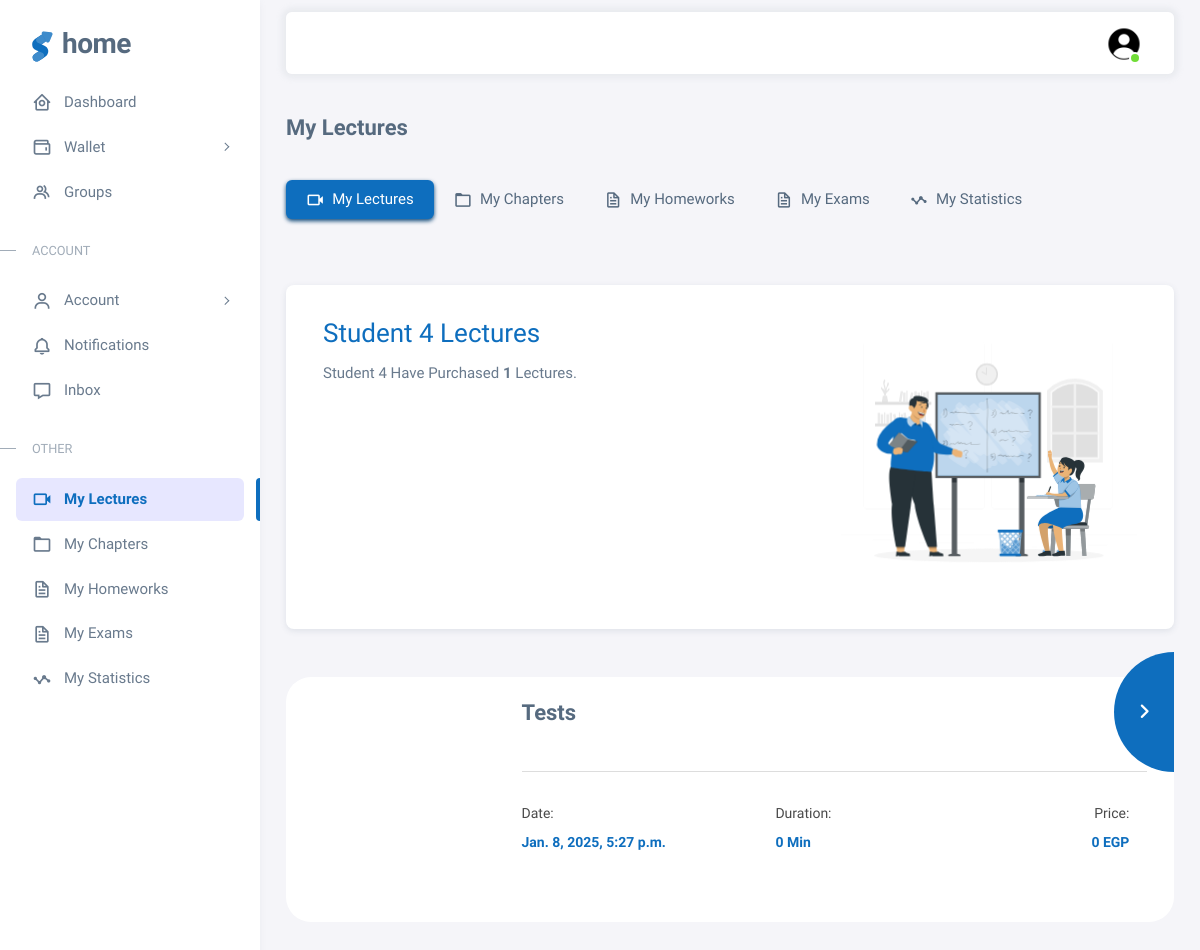
Screenshot of /en/profile/student4/lectures (signed in) with the database file from the repository.
### main/models.py (models this page shows, shortened)
class Profile(models.Model):
    user = models.ForeignKey(User, on_delete=models.CASCADE , blank=True , null=True)
    id_user = models.IntegerField()
    username = models.CharField(max_length=100, blank=True)
    name = models.CharField(max_length=100, blank=True , null=True)
    image = models.ImageField(upload_to='profile_images', default='blank-profile-picture.jpg' , blank=True , null=True)
    phone = models.CharField(max_length=100, blank=True , null=True)
    school = models.TextField(blank=True)
    location = models.CharField(max_length=100, blank=True)
    class years(models.TextChoices):
        first = 'first',
        second = 'second',
        third = 'third',
        none = 'none',
    year = models.CharField(max_length=25, choices=years.choices, default=years.none,  blank=True , null=True)
    money = models.IntegerField(editable=True , default='0')
    no_of_buys = models.IntegerField(default=0)
    true_answers = models.IntegerField(default=0)
    qr_code = models.ImageField(upload_to='qr-codes' , default='blank-lecture.jpeg' , blank=True , null=True)
    public = models.BooleanField(default=True)
    join_date = models.DateTimeField(default=datetime.now)
    premium = models.BooleanField(default=True)
    instructor = models.BooleanField(default=False)
    admin = models.BooleanField(default=False)
    code = models.CharField(blank=True , max_length=100)
    no_of_sells = models.IntegerField(default=0)

class StudentLectureObject(models.Model):
    object_id = models.UUIDField(primary_key=True, default=uuid.uuid4)
    lecture_id = models.CharField(max_length=100 , blank=True)
    user = models.ForeignKey(User, on_delete=models.CASCADE , blank=True , null=True)
    user_name = models.CharField(max_length=100 , blank=True)
    parts_number = models.IntegerField(default=0)
    title = models.CharField(blank=True , max_length=100)
    image = models.ImageField(upload_to='lecture_images' , default='blank-lecture.jpeg')
    price = models.IntegerField(default=0)
    duration = models.IntegerField(default=0)
    purchased = models.BooleanField(default=False)
    object = models.BooleanField(default=True)
    class years(models.TextChoices):
        first = 'first',
        second = 'second',
        third = 'third',
    year = models.CharField(max_length=25, choices=years.choices, default=years.first)
    created_at = models.DateTimeField(default=datetime.now)
    valid = models.BooleanField(default=False)
    finish_at = models.CharField(blank=True , max_length=100)
    class Meta:
        verbose_name = ("Student Lecture Object")
        verbose_name_plural = ("Student Lecture Objects")

### student/views.py (the view)
# urls.py: path('lectures', views.grades, name='grades'),
@login_required(login_url='login')
def lectures(request , pk):
    if User.objects.filter(username=request.user.username).first():
        user_object = User.objects.get(username=request.user.username)
        user_profile = Profile.objects.get(user=user_object)
        notifications_count = Notification.objects.filter(user=request.user).count()
    else:
        user_profile = ''
        notifications_count = ''
    profile_object = User.objects.get(username=pk)
    profile = Profile.objects.get(user=profile_object)
    if StudentLectureObject.objects.filter(user=profile.user).first():
        lectures = StudentLectureObject.objects.filter(user=profile.user , purchased=True).order_by('-created_at')
    else:
        lectures = ''
    return render(request, 'profile/lectures.html' , {'lectures':lectures ,'user_profile': user_profile ,'profile': profile, 'profile_object': profile_object, 'notifications' : notifications_count })

### templates/profile/lectures.html (shortened to what this page needs)
{% extends "profile-layout.html" %}
{% load static %}
{% block content %}
<div class="layout-wrapper layout-content-navbar">
  <div class="layout-container">
    <aside id="layout-menu" class="layout-menu menu-vertical menu bg-menu-theme">
      <div class="app-brand demo">
        <a href="/" class="app-brand-link">
          <span class="app-brand-logo demo">
          </span>
          <span class="app-brand-text demo menu-text fw-bolder ms-2">
            {% if LANGUAGE_CODE == 'ar' %}
            الرئيسية
            {% else %}
            Home
            {% endif %}
          </span>
        </a>
      </div>
      <ul class="menu-inner py-1">
        <li class="menu-item">
          <a href="{% url 'main' profile.user %}" class="menu-link">
            <i class="menu-icon tf-icons bx bx-home-circle"></i>
            <div data-i18n="Analytics">
              {% if LANGUAGE_CODE == 'ar' %}
              لوحة التحكم
              {% else %}
              Dashboard
              {% endif %}
            </div>
          </a>
        </li>
        <li class="menu-item">
          <a href="javascript:void(0);" class="menu-link menu-toggle">
            <i class="menu-icon tf-icons bx bx-wallet"></i>
            <div data-i18n="Layouts">
              {% if LANGUAGE_CODE == 'ar' %}
              المحفظة
              {% else %}
              Wallet
              {% endif %}
            </div>
          </a>
        </li>
        <li class="menu-item">
          <a href="{% url 'groups' profile.user %}" class="menu-link">
            <i class="menu-icon tf-icons bx bx-group"></i>
            <div data-i18n="Analytics">
              {% if LANGUAGE_CODE == 'ar' %}
              المجموعات
              {% else %}
              Groups
              {% endif %}
            </div>
          </a>
        </li>
        <li class="menu-header small text-uppercase">
          <span class="menu-header-text">
            {% if LANGUAGE_CODE == 'ar' %}
            الحساب
            {% else %}
            Account
            {% endif %}
          </span>
        </li>
        <li class="menu-item">
          <a href="javascript:void(0);" class="menu-link menu-toggle">
            <i class="menu-icon tf-icons bx bx-user"></i>
            <div data-i18n="Account Settings">
              {% if LANGUAGE_CODE == 'ar' %}
              الحساب
              {% else %}
              Account
              {% endif %}
            </div>
          </a>
        </li>
        <li class="menu-item ">
          <a href="{% url 'notifications' profile.user %}" class="menu-link">
            <i class="menu-icon tf-icons bx bx-bell"></i>
            <div data-i18n="Analytics">
              {% if LANGUAGE_CODE == 'ar' %}
              الإشعارات
              {% else %}
              Notifications
              {% endif %}
            </div>
          </a>
        </li>
        <li class="menu-item">
          <a href="{% url 'inbox' profile.user %}" class="menu-link">
            <i class="menu-icon tf-icons bx bx-message"></i>
            <div data-i18n="Analytics">
              {% if LANGUAGE_CODE == 'ar' %}
              الرسائل
              {% else %}
              Inbox
              {% endif %}
            </div>
          </a>
        </li>
        <li class="menu-header small text-uppercase">
          <span class="menu-header-text">
            {% if LANGUAGE_CODE == 'ar' %}
            أخرى
            {% else %}
            Other
            {% endif %}
          </span>
        </li>
        <li class="menu-item active">
          <a href="{% url 'lectures' profile.user %}" class="menu-link">
            <i class="menu-icon tf-icons bx bx-video"></i>
            <div data-i18n="Basic">
              {% if LANGUAGE_CODE == 'ar' %}
              محاضراتي
              {% else %}
              My Lectures
              {% endif %}
            </div>
          </a>
        </li>
        <li class="menu-item">
          <a href="{% url 'chapters' profile.user %}" class="menu-link">
            <i class="menu-icon tf-icons bx bx-folder"></i>
            <div data-i18n="Basic">
              {% if LANGUAGE_CODE == 'ar' %}
              شباتري
              {% else %}
              My Chapters
              {% endif %}
            </div>
          </a>
        </li>
        <li class="menu-item">
          <a href="{% url 'homeworks' profile.user %}" class="menu-link">
            <i class="menu-icon tf-icons bx bx-file"></i>
            <div data-i18n="Basic">
              {% if LANGUAGE_CODE == 'ar' %}
              واجباتي
              {% else %}
              My Homeworks
              {% endif %}
            </div>
          </a>
        </li>
        <li class="menu-item">
          <a href="{% url 'exams' profile.user %}" class="menu-link">
            <i class="menu-icon tf-icons bx bx-file"></i>
            <div data-i18n="Basic">
              {% if LANGUAGE_CODE == 'ar' %}
              امتحاناتي
              {% else %}
              My Exams
              {% endif %}
            </div>
          </a>
        </li>
        <li class="menu-item">
          <a href="{% url 'statistics' profile.user %}" class="menu-link">
            <i class="menu-icon tf-icons bx bx-stats"></i>
            <div data-i18n="Basic">
              {% if LANGUAGE_CODE == 'ar' %}
              إحصاءاتي
              {% else %}
              My Statistics
              {% endif %}
            </div>
          </a>
        </li>
      </ul>
    </aside>
    <div class="layout-page">
      <nav
        class="layout-navbar container-xxl navbar navbar-expand-xl navbar-detached align-items-center bg-navbar-theme"
        id="layout-navbar">
        <div class="navbar-nav-right d-flex align-items-center" id="navbar-collapse">
          <ul class="navbar-nav flex-row align-items-center ms-auto">
            <li class="nav-item navbar-dropdown dropdown-user dropdown">
              <a class="nav-link dropdown-toggle hide-arrow" href="javascript:void(0);" data-bs-toggle="dropdown">
                <div class="avatar avatar-online">
                  {% if profile.image %}
                  <img src="{{profile.image.url}}" alt class="w-px-40 h-auto rounded-circle" />
                  {% else %}
                  <img src="{% static 'blank-profile-picture.jpg' %}" alt class="w-px-40 h-auto rounded-circle" />
                  {% endif %}
                </div>
              </a>
            </li>
          </ul>
        </div>
      </nav>
      <div class="content-wrapper">
        <div class="container-xxl flex-grow-1 container-p-y">
          <h4 class="fw-bold py-3 mb-4">
            {% if LANGUAGE_CODE == 'ar' %}
            محاضراتي
            {% else %}
            My Lectures
            {% endif %}
          </h4>
          <div class="row">
            <div class="col-md-12">
              <ul class="nav nav-pills flex-column flex-md-row mb-3">
                <li class="nav-item">
                  <a class="nav-link active" href="javascript:void(0);">
                    <i class="bx bx-video me-1"></i>
                    {% if LANGUAGE_CODE == 'ar' %}
                    محاضراتي
                    {% else %}
                    My Lectures
                    {% endif %}
                  </a>
                </li>
                <li class="nav-item">
                  <a class="nav-link" href="{% url 'chapters' profile.user %}">
                    <i class="bx bx-folder me-1"></i>
                    {% if LANGUAGE_CODE == 'ar' %}
                    شباتري
                    {% else %}
                    My Chapters
                    {% endif %}
                  </a>
                </li>
                <li class="nav-item">
                  <a class="nav-link" href="{% url 'homeworks' profile.user %}">
                    <i class="bx bx-file me-1"></i>
                    {% if LANGUAGE_CODE == 'ar' %}
                    واجباتي
                    {% else %}
                    My Homeworks
                    {% endif %}
                  </a>
                </li>
                <li class="nav-item">
                  <a class="nav-link" href="{% url 'exams' profile.user %}">
                    <i class="bx bx-file me-1"></i>
                    {% if LANGUAGE_CODE == 'ar' %}
                    امتحاناتي
                    {% else %}
                    My Exams
                    {% endif %}
                  </a>
                </li>
                <li class="nav-item">
                  <a class="nav-link" href="{% url 'statistics' profile.user %}">
                    <i class="bx bx-stats me-1"></i>
                    {% if LANGUAGE_CODE == 'ar' %}
                    إحصائياتي
                    {% else %}
                    My Statistics
                    {% endif %}
                  </a>
                </li>
              </ul>
            </div>
          </div>
        </div>
        <div class="container events mt-4">
          <div class="row">
            <div class="col-12 mb-5 ">
              <div class="card" style="padding: 0;">
                <div class="container-xxl flex-grow-1 " style="padding: 0; margin: 0;">
                  <div class="row" style="padding: 0; margin: 0;">
                    <div class="col-12 col-md-7" style="padding-top: 10px;">
                      {% if user_profile.instructor %}
                      <div class="card-body">
                        <h3 class="card-title text-primary">
                          {% if LANGUAGE_CODE == 'ar' %}
                            {% if profile.name %}{{profile.name}}{% else%}{{profile.user.username}}{% endif%} محاضرات
                          {% else %}
                            {% if profile.name %}{{profile.name}}{% else%}{{profile.user.username}}{% endif%} Lectures
                          {% endif %}
                        </h3>
                        <p>
                          {% if LANGUAGE_CODE == 'ar' %}
                            {% if profile.name %}{{profile.name}}{% else%}{{profile.user.username}}{% endif%} اشترى <span class="fw-bold">{{lectures|length}}</span> محاضرات.
                          {% else %}
                            {% if profile.name %}{{profile.name}}{% else%}{{profile.user.username}}{% endif%} Have Purchased <span class="fw-bold">{{lectures|length}}</span> Lectures.
                          {% endif %}
                        </p>
                      </div>
                      {% endif %}
                    </div>
                    <div class="col-12 col-md-5">
                      <div class="card-body" style="display: flex; justify-content: center;">
                      </div>
                    </div>
                  </div>
                </div>
              </div>
            </div>
            {% if lectures %}
            {% for x in lectures %}
            <div class="col-lg-12 col-md-6">
              <div class="lecture-item">
                <div class="row">
                  <div class="col-lg-3">
                    <div class="lecture-image">
                    </div>
                  </div>
                  <div class="col-lg-9" style="padding: 0;margin: 0;">
                    <ul style="padding: 0;">
                      <li class="mt-4">
                        <h4>{{x.title}}</h4>
                      </li>
                      <li>
                        <span>{% if LANGUAGE_CODE == 'ar' %}تاريخ{% else %}Date:{% endif %}</span>
                        <h6>{{x.created_at}}</h6>
                      </li>
                      <li>
                        <span>{% if LANGUAGE_CODE == 'ar' %}مدة{% else %}Duration:{% endif %}</span>
                        <h6>{{x.duration}} {% if LANGUAGE_CODE == 'ar' %}دقائق{% else %}Min{% endif %}</h6>
                      </li>
                      <li>
                        <span>{% if LANGUAGE_CODE == 'ar' %}سعر{% else %}Price:{% endif %}</span>
                        <h6>{{x.price}} {% if LANGUAGE_CODE == 'ar' %}جنيه{% else %}EGP{% endif %}</h6>
                      </li>
                    </ul>
                    {% if x.object == True %}
                    <a href="{% url 'lecture' x.lecture_id %}"><i class="fa fa-angle-right"></i></a>
                    {% else %}
                    <a href="{% url 'lecture' x.id %}"><i class="fa fa-angle-right"></i></a>
                    {% endif %}
                  </div>
                </div>
              </div>
            </div>
            {% endfor %}
            {% endif %}
          </div>
        </div>
      </div>
    </div>
  </div>
</div>
{% endblock content %}

### rows the page displays
Profile: image (placeholder picture), name "Student 4"
StudentLectureObject: title "Tests", created_at "Jan. 8, 2025, 5:27 p.m.", duration "0", price "0", object True (drawn)

### other values shown
{{ lectures|length }} "1"
